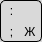
              <widget class="QWidget" name="key_colon" native="true">
               <property name="minimumSize">
                <size>
                 <width>42</width>
                 <height>42</height>
                </size>
               </property>
               <property name="maximumSize">
                <size>
                 <width>42</width>
                 <height>42</height>
                </size>
               </property>
               <property name="styleSheet">
                <string notr="true">border: 1px solid black;
background-color: #D9D9D9; 
border-radius: 5px;
 color: black; 
</string>
               </property>
               <layout class="QGridLayout" name="gridLayout_44" rowstretch="0,0,0,0" columnstretch="0,0,0">
                <property name="leftMargin">
                 <number>0</number>
                </property>
                <property name="topMargin">
                 <number>0</number>
                </property>
                <property name="rightMargin">
                 <number>0</number>
                </property>
                <property name="bottomMargin">
                 <number>0</number>
                </property>
                <property name="spacing">
                 <number>0</number>
                </property>
                <item row="3" column="2">
                 <widget class="QLabel" name="label_111">
                  <property name="styleSheet">
                   <string notr="true">border: none;  background: transparent</string>
                  </property>
                  <property name="text">
                   <string> Ж</string>
                  </property>
                 </widget>
                </item>
                <item row="3" column="0">
                 <widget class="QLabel" name="label_112">
                  <property name="styleSheet">
                   <string notr="true">border: none; background: transparent</string>
                  </property>
                  <property name="text">
                   <string>   ;</string>
                  </property>
                 </widget>
                </item>
                <item row="2" column="0">
                 <widget class="QLabel" name="label_113">
                  <property name="styleSheet">
                   <string notr="true">border: none;  background: transparent</string>
                  </property>
                  <property name="text">
                   <string>   :</string>
                  </property>
                 </widget>
                </item>
               </layout>
              </widget>
